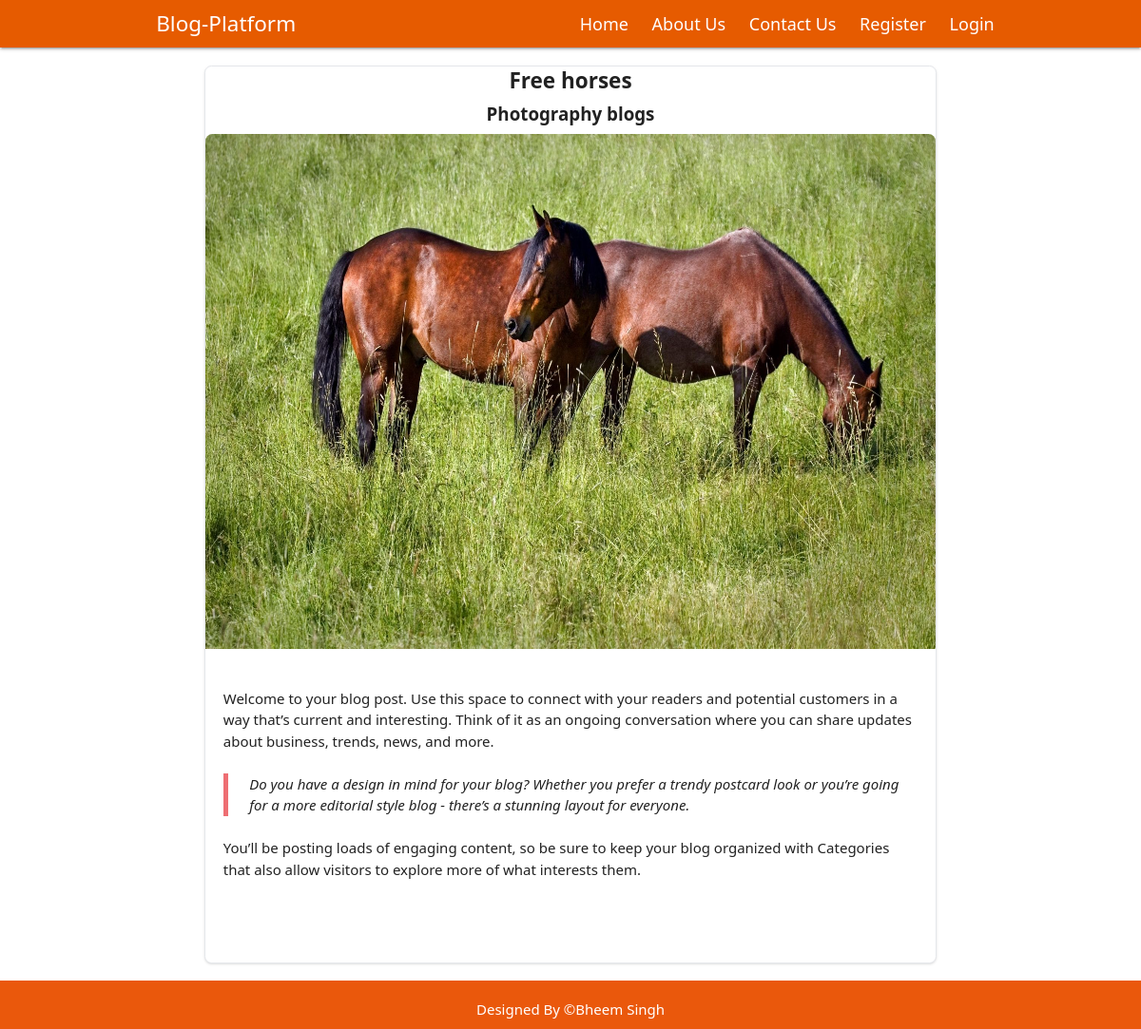
/post/horse, run on the app's committed database.
### blogapp/models.py (models this page shows, shortened)
class Post(models.Model):
    post_id = models.AutoField(primary_key=True)
    title = models.CharField(max_length=200)
    content = models.TextField()
    url = models.CharField(max_length=100)
    cat = models.ForeignKey(Category,on_delete=models.CASCADE)
    image = models.ImageField(upload_to='post/')
    add_date = models.DateTimeField(auto_now_add=True,null=True)
    def __str__(self):
        return self.title

class Category(models.Model):
    cat_id = models.AutoField(primary_key=True)
    title  = models.CharField(max_length=100)
    description = models.TextField()
    url = models.CharField(max_length=100)
    image = models.ImageField(upload_to="category/")
    add_date = models.DateTimeField(auto_now_add=True,null=True)

### blogapp/views.py (the view)
# urls.py: path('post/<slug:url>',views.post),
def post(request,url):
    post = Post.objects.get(url=url)
    print(post)
    cats = Category.objects.all()
    data = {
        'posts':post,
        'cats':cats
    }
    return render(request,'post.html',data)

### templates/post.html (shortened to what this page needs)
{% extends 'base.html' %}
{% block content %}
  <div class="grid grid-cols-6 gap-4 p-5">
    <div class="col-span-1">
    </div>
    <div class="col-span-4">
<div class=" bg-white border  rounded-lg shadow ">
    <h5 class="mb-2 text-2xl font-bold text-center">{{ posts.title }}</h5>
    <h5 class="mb-2 text-xl font-bold text-center">{{ posts.cat.title }}</h5>
        <img class="rounded-t-lg h-[50vh] w-full" src="/media/{{ posts.image }}" alt="" />
    <div class="p-5">
        <p class="py-3  text-white ">{{ posts.content|safe }}</p>
    </div>
</div>
    </div>
    <div class="col-span-1">
    </div>
  </div>
{% endblock %}

### blogapp/static/css/style.css (style rules this page uses)
* { margin: 0px; box-sizing: border-box; font-family: 'segoe ui'; }

### data on the page
Post: title "Free horses", cat "Photography blogs", image (picture), content "Welcome to your blog post. Use this space to connect with your readers and potential customers in a way that’s current and interesting. Think of it as an ongoing conversation where you can share updates about business, trends, news, and more. Do you have a design in mind for your blog? Whether you prefer a trendy postcard look or you’re going for a more editorial style blog - there’s a stunning layout for everyone. You’ll be posting loads of engaging content, so be sure to keep your blog organized with Categories that also allow visitors to explore more of what interests them."
